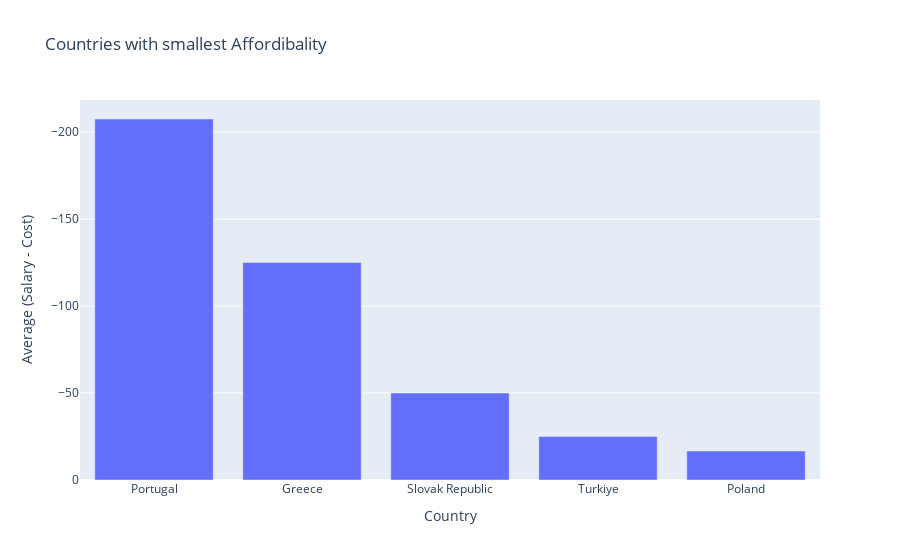

The notebook cell saved with this chart:
### Code cell
fig = px.bar(
    x=smallest5_countries.index,
    y=smallest5_countries.values,
    title="Countries with smallest Affordibality ",
    labels={"x": "Country", "y": "Average (Salary - Cost)"}
)
fig.update_yaxes(autorange='reversed')
fig.show()

### Figure 1 — Plotly figure (JSON) as saved in the notebook; plotly's stock layout.template omitted (floating-point values rounded to 4 significant figures)
{"data": [{"hovertemplate": "Country=%{x}<br>Average (Salary - Cost)=%{y}<extra></extra>", "legendgroup": "", "marker": {"color": "#636efa", "pattern": {"shape": ""}}, "name": "", "orientation": "v", "showlegend": false, "textposition": "auto", "type": "bar", "x": ["Portugal", "Greece", "Slovak Republic", "Turkiye", "Poland"], "xaxis": "x", "y": [-207.5, -125.0, -50.0, -25.0, -16.67], "yaxis": "y"}], "layout": {"barmode": "relative", "legend": {"tracegroupgap": 0}, "title": {"text": "Countries with smallest Affordibality "}, "xaxis": {"anchor": "y", "domain": [0, 1], "title": {"text": "Country"}}, "yaxis": {"anchor": "x", "autorange": "reversed", "domain": [0, 1], "title": {"text": "Average (Salary - Cost)"}}}}
